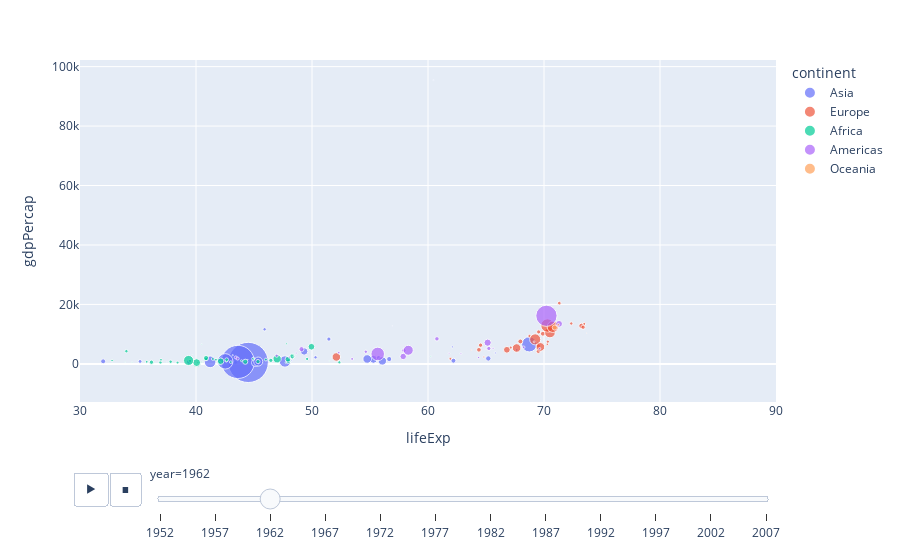

The notebook cell this image was saved under:
### Code cell
# plot animation of the above curve on the basic of year
px.scatter(gap, x='lifeExp', y='gdpPercap',
          range_x=(30,90), height=350,
          color='continent', size='pop',size_max=40,
          hover_name='country', animation_frame='year',
          animation_group='country')

### Figure 1 — Plotly figure (JSON) as saved in the notebook; plotly's stock layout.template omitted (floating-point values rounded to 4 significant figures)
{"data": [{"hovertemplate": "<b>%{hovertext}</b><br><br>continent=Asia<br>year=1962<br>lifeExp=%{x}<br>gdpPercap=%{y}<br>pop=%{marker.size}<extra></extra>", "hovertext": ["Afghanistan", "Bahrain", "Bangladesh", "Cambodia", "China", "Hong Kong, China", "India", "Indonesia", "Iran", "Iraq", "Israel", "Japan", "Jordan", "Korea, Dem. Rep.", "Korea, Rep.", "Kuwait", "Lebanon", "Malaysia", "Mongolia", "Myanmar", "Nepal", "Oman", "Pakistan", "Philippines", "Saudi Arabia", "Singapore", "Sri Lanka", "Syria", "Taiwan", "Thailand", "Vietnam", "West Bank and Gaza", "Yemen, Rep."], "ids": ["Afghanistan", "Bahrain", "Bangladesh", "Cambodia", "China", "Hong Kong, China", "India", "Indonesia", "Iran", "Iraq", "Israel", "Japan", "Jordan", "Korea, Dem. Rep.", "Korea, Rep.", "Kuwait", "Lebanon", "Malaysia", "Mongolia", "Myanmar", "Nepal", "Oman", "Pakistan", "Philippines", "Saudi Arabia", "Singapore", "Sri Lanka", "Syria", "Taiwan", "Thailand", "Vietnam", "West Bank and Gaza", "Yemen, Rep."], "legendgroup": "Asia", "marker": {"color": "#636efa", "size": [10267083, 171863, 56839289, 6083619, 665770000, 3305200, 454000000, 99028000, 22874000, 7240260, 2310904, 95831757, 933559, 10917494, 26420307, 358266, 1886848, 8906385, 1010280, 23634436, 10332057, 628164, 53100671, 30325264, 4943029, 1750200, 10421936, 4834621, 11918938, 29263397, 33796140, 1133134, 6120081], "sizemode": "area", "sizeref": 824200.0, "symbol": "circle"}, "mode": "markers", "name": "Asia", "orientation": "v", "showlegend": true, "type": "scatter", "visible": true, "x": [32.0, 56.92, 41.22, 43.41, 44.5, 67.65, 43.6, 42.52, 49.33, 51.46, 69.39, 68.73, 48.13, 56.66, 55.29, 60.47, 62.09, 55.74, 48.25, 45.11, 39.39, 43.16, 47.67, 54.76, 45.91, 65.8, 62.19, 50.3, 65.2, 56.06, 45.36, 48.13, 35.18], "xaxis": "x", "y": [853.1, 12750.0, 686.3, 496.9, 487.7, 4693.0, 658.3, 849.3, 4187.0, 8342.0, 7106.0, 6577.0, 2348.0, 1622.0, 1536.0, 95460.0, 5715.0, 2037.0, 1056.0, 388, 652.4, 2925.0, 803.3, 1650.0, 11630.0, 3675.0, 1074.0, 2193.0, 1823.0, 1002.0, 772.0, 2199.0, 825.6], "yaxis": "y"}, {"hovertemplate": "<b>%{hovertext}</b><br><br>continent=Europe<br>year=1962<br>lifeExp=%{x}<br>gdpPercap=%{y}<br>pop=%{marker.size}<extra></extra>", "hovertext": ["Albania", "Austria", "Belgium", "Bosnia and Herzegovina", "Bulgaria", "Croatia", "Czech Republic", "Denmark", "Finland", "France", "Germany", "Greece", "Hungary", "Iceland", "Ireland", "Italy", "Montenegro", "Netherlands", "Norway", "Poland", "Portugal", "Romania", "Serbia", "Slovak Republic", "Slovenia", "Spain", "Sweden", "Switzerland", "Turkey", "United Kingdom"], "ids": ["Albania", "Austria", "Belgium", "Bosnia and Herzegovina", "Bulgaria", "Croatia", "Czech Republic", "Denmark", "Finland", "France", "Germany", "Greece", "Hungary", "Iceland", "Ireland", "Italy", "Montenegro", "Netherlands", "Norway", "Poland", "Portugal", "Romania", "Serbia", "Slovak Republic", "Slovenia", "Spain", "Sweden", "Switzerland", "Turkey", "United Kingdom"], "legendgroup": "Europe", "marker": {"color": "#EF553B", "size": [1728137, 7129864, 9218400, 3349000, 8012946, 4076557, 9620282, 4646899, 4491443, 47124000, 73739117, 8448233, 10063000, 182053, 2830000, 50843200, 474528, 11805689, 3638919, 30329617, 9019800, 18680721, 7616060, 4237384, 1582962, 31158061, 7561588, 5666000, 29788695, 53292000], "sizemode": "area", "sizeref": 824200.0, "symbol": "circle"}, "mode": "markers", "name": "Europe", "orientation": "v", "showlegend": true, "type": "scatter", "visible": true, "x": [64.82, 69.54, 70.25, 61.93, 69.51, 67.13, 69.9, 72.35, 68.75, 70.51, 70.3, 69.51, 67.96, 73.68, 70.29, 69.24, 63.73, 73.23, 73.47, 67.64, 64.39, 66.8, 64.53, 70.33, 69.15, 69.69, 73.37, 71.32, 52.1, 70.76], "xaxis": "x", "y": [2313.0, 10750.0, 10990.0, 1710.0, 4254.0, 5478.0, 10140.0, 13580.0, 9372.0, 10560.0, 12900.0, 6017.0, 7550.0, 10350.0, 6632.0, 8244.0, 4650.0, 12790.0, 13450.0, 5339.0, 4728.0, 4735.0, 6290.0, 7481.0, 7402.0, 5694.0, 12330.0, 20430.0, 2323.0, 12480.0], "yaxis": "y"}, {"hovertemplate": "<b>%{hovertext}</b><br><br>continent=Africa<br>year=1962<br>lifeExp=%{x}<br>gdpPercap=%{y}<br>pop=%{marker.size}<extra></extra>", "hovertext": ["Algeria", "Angola", "Benin", "Botswana", "Burkina Faso", "Burundi", "Cameroon", "Central African Republic", "Chad", "Comoros", "Congo, Dem. Rep.", "Congo, Rep.", "Cote d'Ivoire", "Djibouti", "Egypt", "Equatorial Guinea", "Eritrea", "Ethiopia", "Gabon", "Gambia", "Ghana", "Guinea", "Guinea-Bissau", "Kenya", "Lesotho", "Liberia", "Libya", "Madagascar", "Malawi", "Mali", "Mauritania", "Mauritius", "Morocco", "Mozambique", "Namibia", "Niger", "Nigeria", "Reunion", "Rwanda", "Sao Tome and Principe", "Senegal", "Sierra Leone", "Somalia", "South Africa", "Sudan", "Swaziland", "Tanzania", "Togo", "Tunisia", "Uganda", "Zambia", "Zimbabwe"], "ids": ["Algeria", "Angola", "Benin", "Botswana", "Burkina Faso", "Burundi", "Cameroon", "Central African Republic", "Chad", "Comoros", "Congo, Dem. Rep.", "Congo, Rep.", "Cote d'Ivoire", "Djibouti", "Egypt", "Equatorial Guinea", "Eritrea", "Ethiopia", "Gabon", "Gambia", "Ghana", "Guinea", "Guinea-Bissau", "Kenya", "Lesotho", "Liberia", "Libya", "Madagascar", "Malawi", "Mali", "Mauritania", "Mauritius", "Morocco", "Mozambique", "Namibia", "Niger", "Nigeria", "Reunion", "Rwanda", "Sao Tome and Principe", "Senegal", "Sierra Leone", "Somalia", "South Africa", "Sudan", "Swaziland", "Tanzania", "Togo", "Tunisia", "Uganda", "Zambia", "Zimbabwe"], "legendgroup": "Africa", "marker": {"color": "#00cc96", "size": [11000948, 4826015, 2151895, 512764, 4919632, 2961915, 5793633, 1523478, 3150417, 191689, 17486434, 1047924, 3832408, 89898, 28173309, 249220, 1666618, 25145372, 455661, 374020, 7355248, 3140003, 627820, 8678557, 893143, 1112796, 1441863, 5703324, 3628608, 4690372, 1146757, 701016, 13056604, 7788944, 621392, 4076008, 41871351, 358900, 3051242, 65345, 3430243, 2467895, 3080153, 18356657, 11183227, 370006, 10863958, 1528098, 4286552, 7688797, 3421000, 4277736], "sizemode": "area", "sizeref": 824200.0, "symbol": "circle"}, "mode": "markers", "name": "Africa", "orientation": "v", "showlegend": true, "type": "scatter", "x": [48.3, 34, 42.62, 51.52, 37.81, 42.05, 42.64, 39.48, 41.72, 44.47, 42.12, 48.44, 44.93, 39.69, 46.99, 37.48, 40.16, 40.06, 40.49, 33.9, 46.45, 35.75, 34.49, 47.95, 47.75, 40.5, 47.81, 40.85, 38.41, 36.94, 44.25, 60.25, 47.92, 36.16, 48.39, 39.49, 39.36, 57.67, 43, 51.89, 41.45, 32.77, 36.98, 49.95, 40.87, 44.99, 44.25, 43.92, 49.58, 45.34, 46.02, 52.36], "xaxis": "x", "y": [2551.0, 4269.0, 949.5, 983.7, 722.5, 355.2, 1400.0, 1193.0, 1390.0, 1407.0, 896.3, 2465.0, 1729.0, 3021.0, 1693.0, 582.8, 381.0, 419.5, 6631.0, 599.7, 1190.0, 686.4, 522.0, 897.0, 411.8, 634.2, 6757.0, 1643.0, 427.9, 496.2, 1056.0, 2529.0, 1566.0, 556.7, 3173.0, 997.8, 1151.0, 3174.0, 597.5, 1072.0, 1655.0, 1117.0, 1369.0, 5769.0, 1960.0, 1856.0, 722.0, 1068.0, 1660.0, 767.3, 1453.0, 527.3], "yaxis": "y"}, {"hovertemplate": "<b>%{hovertext}</b><br><br>continent=Americas<br>year=1962<br>lifeExp=%{x}<br>gdpPercap=%{y}<br>pop=%{marker.size}<extra></extra>", "hovertext": ["Argentina", "Bolivia", "Brazil", "Canada", "Chile", "Colombia", "Costa Rica", "Cuba", "Dominican Republic", "Ecuador", "El Salvador", "Guatemala", "Haiti", "Honduras", "Jamaica", "Mexico", "Nicaragua", "Panama", "Paraguay", "Peru", "Puerto Rico", "Trinidad and Tobago", "United States", "Uruguay", "Venezuela"], "ids": ["Argentina", "Bolivia", "Brazil", "Canada", "Chile", "Colombia", "Costa Rica", "Cuba", "Dominican Republic", "Ecuador", "El Salvador", "Guatemala", "Haiti", "Honduras", "Jamaica", "Mexico", "Nicaragua", "Panama", "Paraguay", "Peru", "Puerto Rico", "Trinidad and Tobago", "United States", "Uruguay", "Venezuela"], "legendgroup": "Americas", "marker": {"color": "#ab63fa", "size": [21283783, 3593918, 76039390, 18985849, 7961258, 17009885, 1345187, 7254373, 3453434, 4681707, 2747687, 4208858, 3880130, 2090162, 1665128, 41121485, 1590597, 1215725, 2009813, 10516500, 2448046, 887498, 186538000, 2598466, 8143375], "sizemode": "area", "sizeref": 824200.0, "symbol": "circle"}, "mode": "markers", "name": "Americas", "orientation": "v", "showlegend": true, "type": "scatter", "visible": true, "x": [65.14, 43.43, 55.66, 71.3, 57.92, 57.86, 62.84, 65.25, 53.46, 54.64, 52.31, 46.95, 43.59, 48.04, 65.61, 58.3, 48.63, 61.82, 64.36, 49.1, 69.62, 64.9, 70.21, 68.25, 60.77], "xaxis": "x", "y": [7133.0, 2181.0, 3337.0, 13460.0, 4519.0, 2492.0, 3461.0, 5181.0, 1662.0, 4086.0, 3777.0, 2750.0, 1797.0, 2291.0, 5246.0, 4582.0, 3634.0, 3537.0, 2148.0, 4957.0, 5108.0, 4998.0, 16170.0, 5603.0, 8423.0], "yaxis": "y"}, {"hovertemplate": "<b>%{hovertext}</b><br><br>continent=Oceania<br>year=1962<br>lifeExp=%{x}<br>gdpPercap=%{y}<br>pop=%{marker.size}<extra></extra>", "hovertext": ["Australia", "New Zealand"], "ids": ["Australia", "New Zealand"], "legendgroup": "Oceania", "marker": {"color": "#FFA15A", "size": [10794968, 2488550], "sizemode": "area", "sizeref": 824200.0, "symbol": "circle"}, "mode": "markers", "name": "Oceania", "orientation": "v", "showlegend": true, "type": "scatter", "x": [70.93, 71.24], "xaxis": "x", "y": [12220.0, 13180.0], "yaxis": "y"}], "layout": {"autosize": true, "legend": {"itemsizing": "constant", "title": {"text": "continent"}, "tracegroupgap": 0}, "margin": {"t": 60}, "sliders": [{"active": 2, "currentvalue": {"prefix": "year="}, "len": 0.9, "pad": {"b": 10, "t": 60}, "steps": [{"args": [["1952"], {"frame": {"duration": 0, "redraw": false}, "fromcurrent": true, "mode": "immediate", "transition": {"duration": 0, "easing": "linear"}}], "label": "1952", "method": "animate"}, {"args": [["1957"], {"frame": {"duration": 0, "redraw": false}, "fromcurrent": true, "mode": "immediate", "transition": {"duration": 0, "easing": "linear"}}], "label": "1957", "method": "animate"}, {"args": [["1962"], {"frame": {"duration": 0, "redraw": false}, "fromcurrent": true, "mode": "immediate", "transition": {"duration": 0, "easing": "linear"}}], "label": "1962", "method": "animate"}, {"args": [["1967"], {"frame": {"duration": 0, "redraw": false}, "fromcurrent": true, "mode": "immediate", "transition": {"duration": 0, "easing": "linear"}}], "label": "1967", "method": "animate"}, {"args": [["1972"], {"frame": {"duration": 0, "redraw": false}, "fromcurrent": true, "mode": "immediate", "transition": {"duration": 0, "easing": "linear"}}], "label": "1972", "method": "animate"}, {"args": [["1977"], {"frame": {"duration": 0, "redraw": false}, "fromcurrent": true, "mode": "immediate", "transition": {"duration": 0, "easing": "linear"}}], "label": "1977", "method": "animate"}, {"args": [["1982"], {"frame": {"duration": 0, "redraw": false}, "fromcurrent": true, "mode": "immediate", "transition": {"duration": 0, "easing": "linear"}}], "label": "1982", "method": "animate"}, {"args": [["1987"], {"frame": {"duration": 0, "redraw": false}, "fromcurrent": true, "mode": "immediate", "transition": {"duration": 0, "easing": "linear"}}], "label": "1987", "method": "animate"}, {"args": [["1992"], {"frame": {"duration": 0, "redraw": false}, "fromcurrent": true, "mode": "immediate", "transition": {"duration": 0, "easing": "linear"}}], "label": "1992", "method": "animate"}, {"args": [["1997"], {"frame": {"duration": 0, "redraw": false}, "fromcurrent": true, "mode": "immediate", "transition": {"duration": 0, "easing": "linear"}}], "label": "1997", "method": "animate"}, {"args": [["2002"], {"frame": {"duration": 0, "redraw": false}, "fromcurrent": true, "mode": "immediate", "transition": {"duration": 0, "easing": "linear"}}], "label": "2002", "method": "animate"}, {"args": [["2007"], {"frame": {"duration": 0, "redraw": false}, "fromcurrent": true, "mode": "immediate", "transition": {"duration": 0, "easing": "linear"}}], "label": "2007", "method": "animate"}], "x": 0.1, "xanchor": "left", "y": 0, "yanchor": "top"}], "updatemenus": [{"active": 0, "buttons": [{"args": [null, {"frame": {"duration": 500, "redraw": false}, "fromcurrent": true, "mode": "immediate", "transition": {"duration": 500, "easing": "linear"}}], "label": "&#9654;", "method": "animate"}, {"args": [[null], {"frame": {"duration": 0, "redraw": false}, "fromcurrent": true, "mode": "immediate", "transition": {"duration": 0, "easing": "linear"}}], "label": "&#9724;", "method": "animate"}], "direction": "left", "pad": {"r": 10, "t": 70}, "showactive": false, "type": "buttons", "x": 0.1, "xanchor": "right", "y": 0, "yanchor": "top"}], "xaxis": {"anchor": "y", "domain": [0, 1], "range": [30, 90], "title": {"text": "lifeExp"}, "type": "linear"}, "yaxis": {"anchor": "x", "autorange": true, "domain": [0, 1], "range": [-16140.0, 54440.0], "title": {"text": "gdpPercap"}, "type": "linear"}}}
